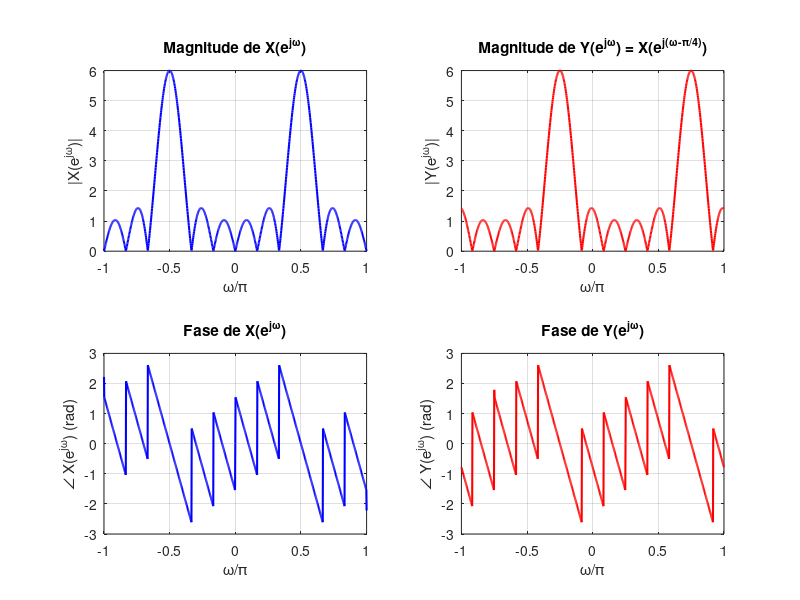

MATLAB code to generate this figure: (Note: this script raises an error after producing the figure.)
% Parte IV - Propriedade de deslocamento em frequencia da TFTD
% x[n] = cos(pi*n/2),  0 <= n <= 10
% y[n] = exp(j*pi*n/4) * x[n]
% Propriedade: Y(e^jw) = X(e^j(w - pi/4))

n = 0:10;
x = cos(pi*n/2);
y = exp(1j*pi*n/4) .* x;

w = linspace(-pi, pi, 1001);
Xw = zeros(1, 1001);
Yw = zeros(1, 1001);
for k = 1:1001
  Xw(k) = sum(x .* exp(-1j * w(k) * n));
  Yw(k) = sum(y .* exp(-1j * w(k) * n));
end

figure('Position', [100 100 900 600]);

subplot(2,2,1);
plot(w/pi, abs(Xw), 'b', 'LineWidth', 1.5);
xlabel('\omega/\pi'); ylabel('|X(e^{j\omega})|');
title('Magnitude de X(e^{j\omega})');
grid on;

subplot(2,2,2);
plot(w/pi, abs(Yw), 'r', 'LineWidth', 1.5);
xlabel('\omega/\pi'); ylabel('|Y(e^{j\omega})|');
title('Magnitude de Y(e^{j\omega}) = X(e^{j(\omega-\pi/4)})');
grid on;

subplot(2,2,3);
plot(w/pi, angle(Xw), 'b', 'LineWidth', 1.5);
xlabel('\omega/\pi'); ylabel('\angle X(e^{j\omega}) (rad)');
title('Fase de X(e^{j\omega})');
grid on;

subplot(2,2,4);
plot(w/pi, angle(Yw), 'r', 'LineWidth', 1.5);
xlabel('\omega/\pi'); ylabel('\angle Y(e^{j\omega}) (rad)');
title('Fase de Y(e^{j\omega})');
grid on;

sgtitle('Deslocamento em Frequencia: Y(e^{j\omega}) = X(e^{j(\omega-\pi/4)})');
print -dpng figuras/parte4.png
